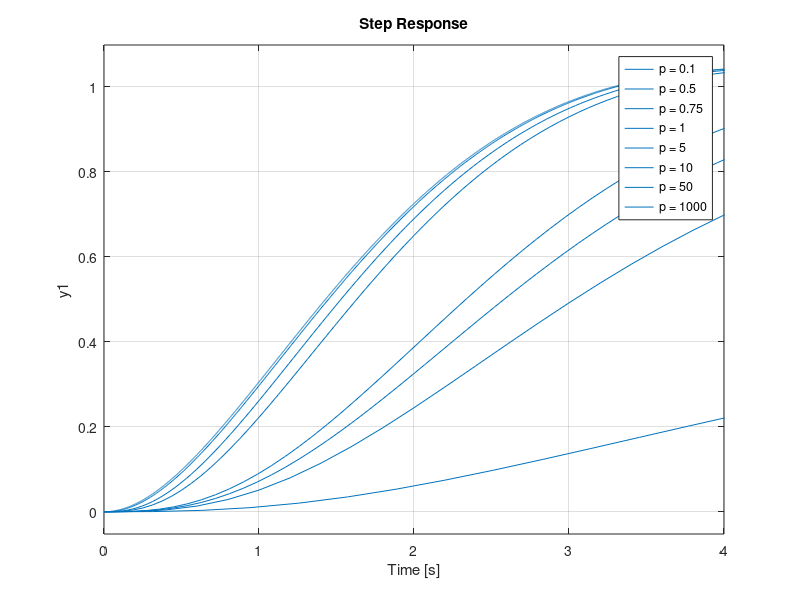
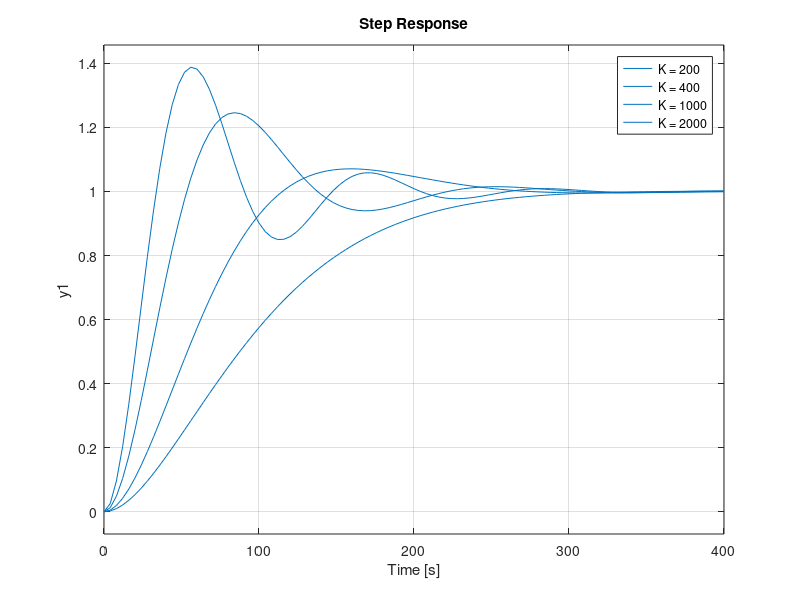
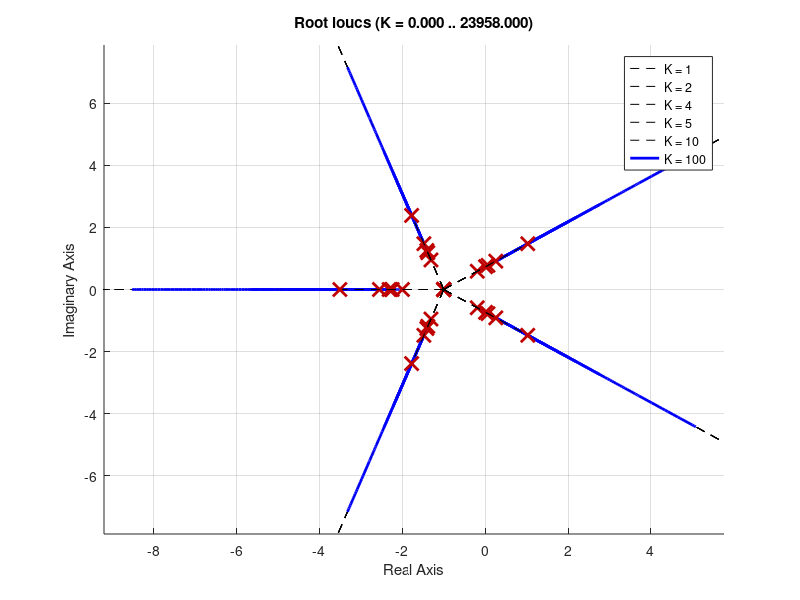

Here is the MATLAB script that generated these plots, in order:
%% Feedback HW #6 and #7
% Matthew Avallone

%% 3.49 d
clear;
sys = @(p) tf(p,[1,1.4+p,1+1.4*p,p]);

i = [0.1,0.5,0.75,1,5,10,50,1000]; % values for p
figure(1)
for k = 1:length(i)
    hold on
    P = i(k);
    step(sys(P)); 
end
legend('p = 0.1','p = 0.5','p = 0.75','p = 1','p = 5','p = 10','p = 50','p = 1000')

% Once p reaches a value greater than 1, the pole at -p seems to cease
% having much affect on the step response

%% 3.36 e
clear;
n = [200 400 1000 2000]; % values for K
sys = @(K) tf(K/600000,[1,0.0333,K/600000]);

figure(2)
for i = 1:length(n)
    hold on
    k = n(i);
    step(sys(k));
end
legend('K = 200','K = 400','K = 1000','K = 2000')

%% 3.55
clear;
n = [1,2,4,5,10,100];
X = @(k) roots([1,5,10,10,5,k]);
sys = @(k) tf(1,[1,5,10,10,5,k]);

figure(3)
for i = 1:length(n)
    hold on
    K = n(i);
    rlocus(sys(K))
end
legend('K = 1','K = 2','K = 4','K = 5','K = 10','K = 100')